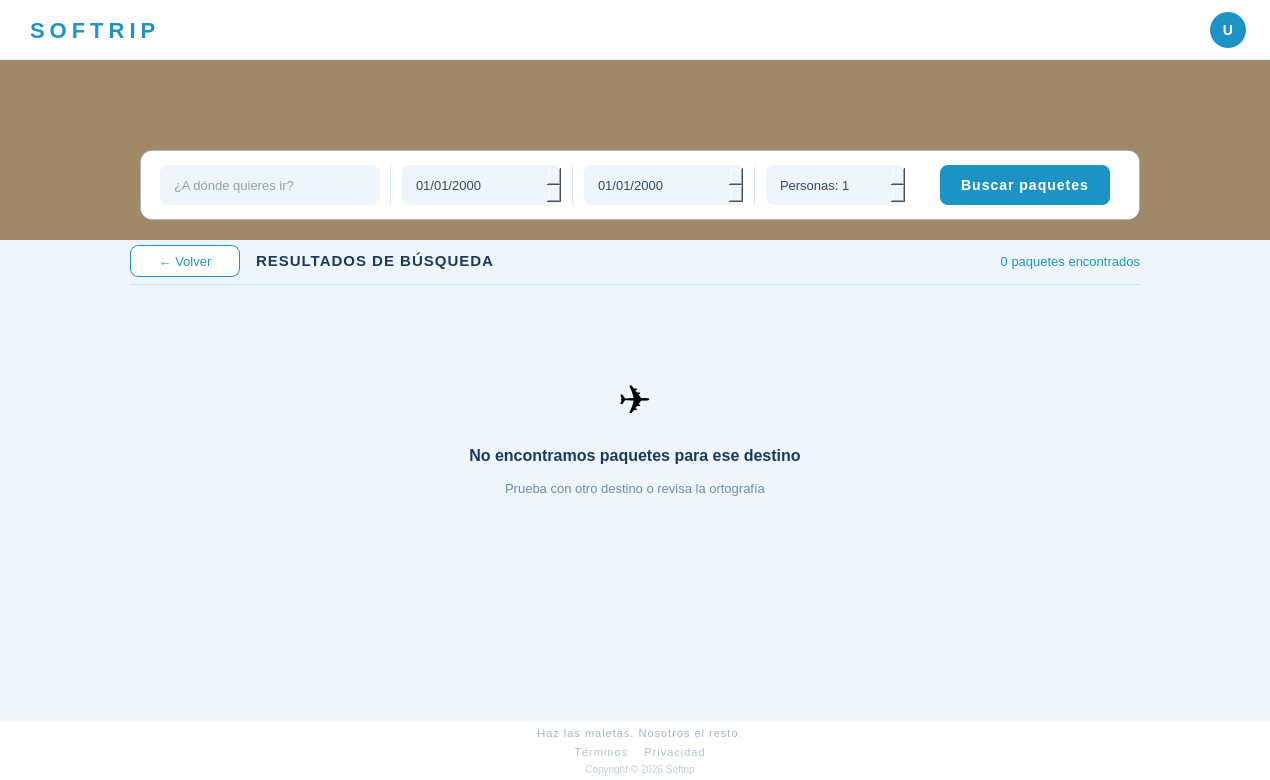
<?xml version="1.0" encoding="UTF-8"?>
<ui version="4.0">
 <class>MainWindow</class>
 <widget class="QMainWindow" name="MainWindow">
  <property name="geometry">
   <rect><x>0</x><y>0</y><width>1270</width><height>780</height></rect>
  </property>
  <property name="windowTitle"><string>Softrip · Resultados</string></property>

  <widget class="QWidget" name="centralwidget">
   <property name="maximumSize"><size><width>1270</width><height>780</height></size></property>
   <property name="styleSheet">
    <string notr="true">
#centralwidget { background-color: #eef5fc; }
    </string>
   </property>

   <!-- NAVBAR -->
   <widget class="QWidget" name="navbar" native="true">
    <property name="geometry"><rect><x>0</x><y>0</y><width>1280</width><height>60</height></rect></property>
    <property name="styleSheet">
     <string notr="true">
QWidget#navbar {
    background-color: #ffffff;
    border-bottom: 1px solid rgba(29, 147, 197, 0.15);
}
     </string>
    </property>
    <widget class="QPushButton" name="logoBtn">
     <property name="geometry"><rect><x>30</x><y>0</y><width>200</width><height>60</height></rect></property>
     <property name="styleSheet">
      <string notr="true">
QPushButton {
    font-size: 22px; font-weight: 700; letter-spacing: 5px;
    color: #1d93c5; font-family: 'Georgia', serif;
    background: transparent; border: none; text-align: left;
}
QPushButton:hover { color: #185fa5; }
      </string>
     </property>
     <property name="text"><string>SOFTRIP</string></property>
    </widget>
    <widget class="QPushButton" name="btnCuenta">
     <property name="geometry"><rect><x>1210</x><y>12</y><width>36</width><height>36</height></rect></property>
     <property name="styleSheet">
      <string notr="true">
QPushButton { background-color: #1d93c5; color: white; border-radius: 18px; font-size: 14px; font-weight: 600; border: none; }
QPushButton:hover { background-color: #185fa5; }
      </string>
     </property>
     <property name="text"><string>U</string></property>
    </widget>
   </widget>

   <!-- BANNER (misma imagen que vistaCliente) -->
   <widget class="QLabel" name="lbl_banner">
    <property name="geometry"><rect><x>-11</x><y>60</y><width>1291</width><height>180</height></rect></property>
    <property name="styleSheet">
     <string notr="true">
QLabel {
    background-color: #9f8969;
    color: rgba(255,255,255,0.5);
    font-size: 13px;
    letter-spacing: 2px;
    qproperty-alignment: AlignCenter;
}
     </string>
    </property>
    <property name="text"><string/></property>
    <property name="pixmap">
     <pixmap resource="../imagenes/recursos.qrc">:/imagenes/pagPrincipalCliente.jpg</pixmap>
    </property>
    <property name="scaledContents"><bool>false</bool></property>
    <property name="alignment"><set>Qt::AlignCenter</set></property>
   </widget>

   <!-- BUSCADOR (igual que vistaCliente, reutilizado) -->
   <widget class="QWidget" name="buscador" native="true">
    <property name="geometry"><rect><x>140</x><y>150</y><width>1000</width><height>70</height></rect></property>
    <property name="styleSheet">
     <string notr="true">
QWidget#buscador {
    background-color: #ffffff;
    border-radius: 12px;
    border: 1px solid rgba(29, 147, 197, 0.2);
}
QLineEdit {
    font-size: 13px; color: #2c4a6e;
    background-color: #eef5fc; border: none; border-radius: 8px; padding: 6px 12px;
}
QLineEdit:focus { background-color: #ddeef9; border: 1px solid #1d93c5; }
QDateEdit {
    font-size: 13px; color: #2c4a6e;
    background-color: #eef5fc; border: none; border-radius: 8px; padding: 6px 12px;
}
QDateEdit:focus { background-color: #ddeef9; border: 1px solid #1d93c5; }
QSpinBox {
    font-size: 13px; color: #2c4a6e;
    background-color: #eef5fc; border: none; border-radius: 8px; padding: 6px 12px;
}
QSpinBox:focus { background-color: #ddeef9; border: 1px solid #1d93c5; }
     </string>
    </property>
    <widget class="QLineEdit" name="in_destino">
     <property name="geometry"><rect><x>20</x><y>15</y><width>220</width><height>40</height></rect></property>
     <property name="placeholderText"><string>¿A dónde quieres ir?</string></property>
    </widget>
    <widget class="QFrame" name="sep1">
     <property name="geometry"><rect><x>250</x><y>15</y><width>1</width><height>40</height></rect></property>
     <property name="styleSheet"><string notr="true">background-color: rgba(29, 147, 197, 0.2);</string></property>
    </widget>
    <widget class="QDateEdit" name="in_fecha_ida">
     <property name="geometry"><rect><x>262</x><y>15</y><width>160</width><height>40</height></rect></property>
     <property name="displayFormat"><string>dd/MM/yyyy</string></property>
    </widget>
    <widget class="QFrame" name="sep2">
     <property name="geometry"><rect><x>432</x><y>15</y><width>1</width><height>40</height></rect></property>
     <property name="styleSheet"><string notr="true">background-color: rgba(29, 147, 197, 0.2);</string></property>
    </widget>
    <widget class="QDateEdit" name="in_fecha_vuelta">
     <property name="geometry"><rect><x>444</x><y>15</y><width>160</width><height>40</height></rect></property>
     <property name="displayFormat"><string>dd/MM/yyyy</string></property>
    </widget>
    <widget class="QFrame" name="sep3">
     <property name="geometry"><rect><x>614</x><y>15</y><width>1</width><height>40</height></rect></property>
     <property name="styleSheet"><string notr="true">background-color: rgba(29, 147, 197, 0.2);</string></property>
    </widget>
    <widget class="QSpinBox" name="in_personas">
     <property name="geometry"><rect><x>626</x><y>15</y><width>140</width><height>40</height></rect></property>
     <property name="prefix"><string>Personas: </string></property>
     <property name="minimum"><number>1</number></property>
     <property name="maximum"><number>20</number></property>
    </widget>
    <widget class="QPushButton" name="btnBuscar">
     <property name="geometry"><rect><x>800</x><y>15</y><width>170</width><height>40</height></rect></property>
     <property name="styleSheet">
      <string notr="true">
QPushButton { background-color: #1d93c5; color: white; font-size: 14px; font-weight: 500; border: none; border-radius: 8px; letter-spacing: 1px; }
QPushButton:hover { background-color: #185fa5; }
QPushButton:pressed { background-color: #0c447c; }
      </string>
     </property>
     <property name="text"><string>Buscar paquetes</string></property>
    </widget>
   </widget>

   <!-- CABECERA DE RESULTADOS -->
   <widget class="QWidget" name="cabeceraResultados" native="true">
    <property name="geometry"><rect><x>130</x><y>238</y><width>1010</width><height>44</height></rect></property>
    <property name="styleSheet"><string notr="true">QWidget#cabeceraResultados { background: transparent; }</string></property>

    <widget class="QPushButton" name="btnVolver">
     <property name="geometry"><rect><x>0</x><y>7</y><width>110</width><height>32</height></rect></property>
     <property name="styleSheet">
      <string notr="true">
QPushButton {
    background-color: #ffffff; color: #1d93c5;
    border: 1px solid #1d93c5; border-radius: 8px;
    font-size: 13px; padding: 0px 12px;
}
QPushButton:hover { background-color: #eef5fc; }
      </string>
     </property>
     <property name="text"><string>← Volver</string></property>
    </widget>

    <widget class="QLabel" name="lbl_titulo">
     <property name="geometry"><rect><x>126</x><y>7</y><width>600</width><height>32</height></rect></property>
     <property name="styleSheet">
      <string notr="true">font-size: 15px; font-weight: 500; color: #1a3a5c; letter-spacing: 1px;</string>
     </property>
     <property name="text"><string>RESULTADOS DE BÚSQUEDA</string></property>
    </widget>

    <widget class="QLabel" name="lbl_num_resultados">
     <property name="geometry"><rect><x>750</x><y>7</y><width>260</width><height>32</height></rect></property>
     <property name="styleSheet">
      <string notr="true">font-size: 13px; color: #1d93c5;</string>
     </property>
     <property name="text"><string>0 paquetes encontrados</string></property>
     <property name="alignment"><set>Qt::AlignRight|Qt::AlignVCenter</set></property>
    </widget>
   </widget>

   <!-- SEPARADOR -->
   <widget class="QFrame" name="sepResultados">
    <property name="geometry"><rect><x>130</x><y>284</y><width>1010</width><height>1</height></rect></property>
    <property name="styleSheet"><string notr="true">background-color: rgba(29, 147, 197, 0.2);</string></property>
   </widget>

   <!-- PLACEHOLDER: sin resultados -->
   <widget class="QWidget" name="widgetSinResultados" native="true">
    <property name="geometry"><rect><x>130</x><y>290</y><width>1010</width><height>380</height></rect></property>
    <property name="visible"><bool>false</bool></property>
    <property name="styleSheet"><string notr="true">QWidget { background: transparent; }</string></property>

    <widget class="QLabel" name="lbl_sin_icon">
     <property name="geometry"><rect><x>0</x><y>80</y><width>1010</width><height>60</height></rect></property>
     <property name="styleSheet"><string notr="true">font-size: 40px;</string></property>
     <property name="text"><string>✈</string></property>
     <property name="alignment"><set>Qt::AlignCenter</set></property>
    </widget>
    <widget class="QLabel" name="lbl_sin_titulo">
     <property name="geometry"><rect><x>0</x><y>150</y><width>1010</width><height>30</height></rect></property>
     <property name="styleSheet">
      <string notr="true">font-size: 16px; font-weight: 600; color: #1a3a5c;</string>
     </property>
     <property name="text"><string>No encontramos paquetes para ese destino</string></property>
     <property name="alignment"><set>Qt::AlignCenter</set></property>
    </widget>
    <widget class="QLabel" name="lbl_sin_sub">
     <property name="geometry"><rect><x>0</x><y>186</y><width>1010</width><height>24</height></rect></property>
     <property name="styleSheet">
      <string notr="true">font-size: 13px; color: #6b8cae;</string>
     </property>
     <property name="text"><string>Prueba con otro destino o revisa la ortografía</string></property>
     <property name="alignment"><set>Qt::AlignCenter</set></property>
    </widget>
   </widget>

   <!-- SCROLL DE TARJETAS -->
   <widget class="QScrollArea" name="scrollResultados">
    <property name="geometry"><rect><x>130</x><y>290</y><width>1010</width><height>380</height></rect></property>
    <property name="styleSheet">
     <string notr="true">
QScrollArea { border: none; background-color: transparent; }
QWidget#scrollContentResultados { background-color: transparent; }
QScrollBar:vertical {
    background: transparent; width: 6px; margin: 0px;
}
QScrollBar::handle:vertical {
    background: rgba(29, 147, 197, 0.3); border-radius: 3px; min-height: 20px;
}
QScrollBar::handle:vertical:hover { background: rgba(29, 147, 197, 0.6); }
QScrollBar::add-line:vertical, QScrollBar::sub-line:vertical { height: 0px; }
QScrollBar:horizontal { height: 0px; }
     </string>
    </property>
    <property name="widgetResizable"><bool>true</bool></property>
    <property name="horizontalScrollBarPolicy"><enum>Qt::ScrollBarAlwaysOff</enum></property>
    <property name="verticalScrollBarPolicy"><enum>Qt::ScrollBarAsNeeded</enum></property>
    <widget class="QWidget" name="scrollContentResultados">
     <layout class="QVBoxLayout" name="listaResultados">
      <property name="leftMargin"><number>10</number></property>
      <property name="topMargin"><number>12</number></property>
      <property name="rightMargin"><number>10</number></property>
      <property name="bottomMargin"><number>20</number></property>
      <property name="spacing"><number>12</number></property>
     </layout>
    </widget>
   </widget>

   <!-- FOOTER -->
   <widget class="QWidget" name="footer" native="true">
    <property name="geometry"><rect><x>0</x><y>720</y><width>1280</width><height>60</height></rect></property>
    <property name="styleSheet">
     <string notr="true">QWidget#footer { background-color: #ffffff; border-top: 1px solid rgba(29, 147, 197, 0.1); }</string>
    </property>
    <widget class="QLabel" name="lbl_slogan">
     <property name="geometry"><rect><x>0</x><y>4</y><width>1280</width><height>18</height></rect></property>
     <property name="styleSheet"><string notr="true">font-size: 11px; color: rgba(100, 130, 160, 0.6); letter-spacing: 1px;</string></property>
     <property name="text"><string>Haz las maletas. Nosotros el resto.</string></property>
     <property name="alignment"><set>Qt::AlignCenter</set></property>
    </widget>
    <widget class="QLabel" name="lbl_links">
     <property name="geometry"><rect><x>0</x><y>24</y><width>1280</width><height>16</height></rect></property>
     <property name="styleSheet"><string notr="true">font-size: 11px; color: rgba(100, 130, 160, 0.5); letter-spacing: 1px;</string></property>
     <property name="text"><string>Términos    Privacidad</string></property>
     <property name="alignment"><set>Qt::AlignCenter</set></property>
    </widget>
    <widget class="QLabel" name="lbl_copyright">
     <property name="geometry"><rect><x>0</x><y>42</y><width>1280</width><height>14</height></rect></property>
     <property name="styleSheet"><string notr="true">font-size: 10px; color: rgba(100, 130, 160, 0.4);</string></property>
     <property name="text"><string>Copyright © 2026 Softrip</string></property>
     <property name="alignment"><set>Qt::AlignCenter</set></property>
    </widget>
   </widget>

  </widget>
 </widget>
 <resources>
  <include location="../imagenes/recursos.qrc"/>
 </resources>
 <connections/>
</ui>
